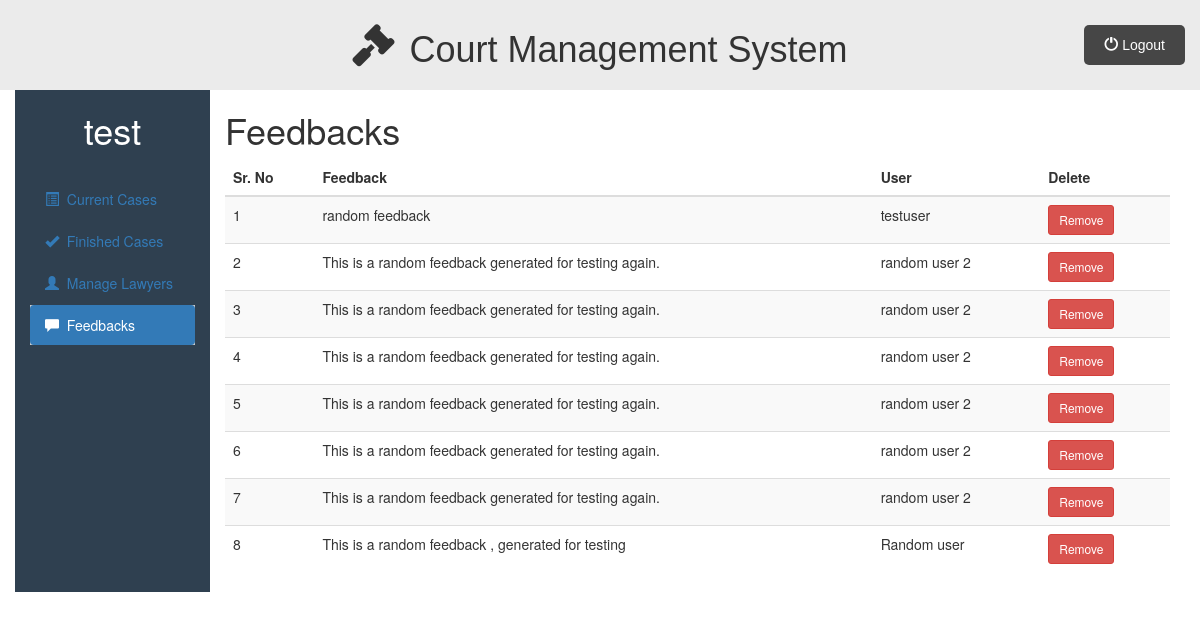
/admin_dashboard.php?q=feedbacks (signed in), run on an earlier commit of the app's database.
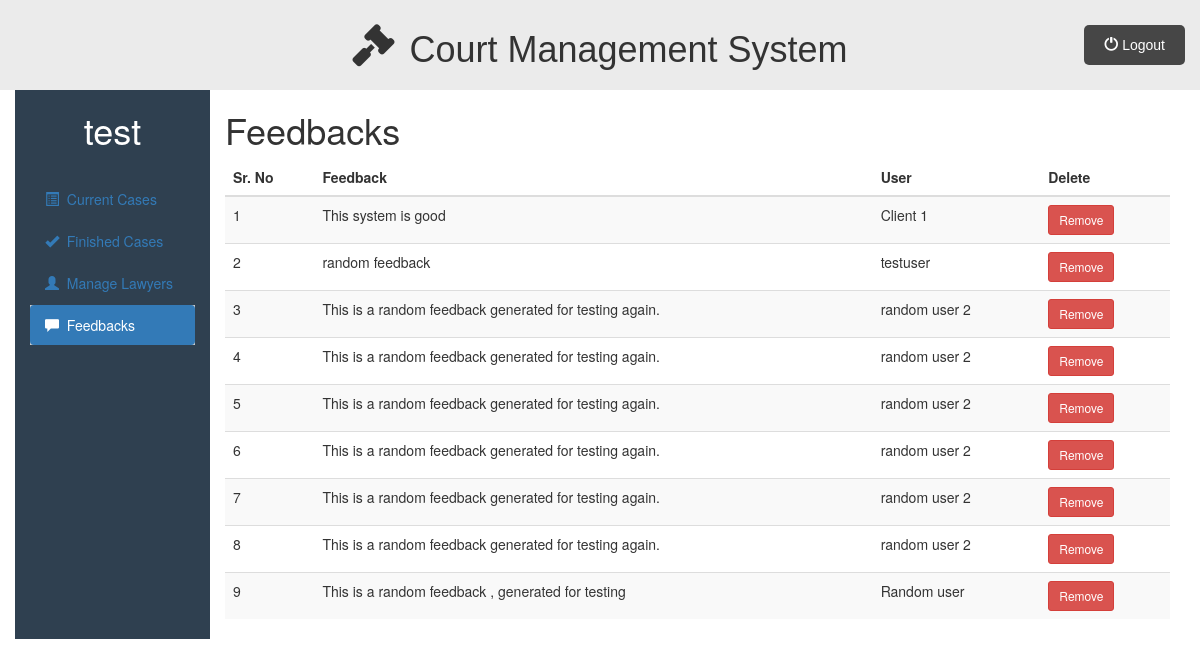
And on a later commit of the database.
### tables this page shows
CREATE TABLE `feedbacks` (
  `feedback_id` int(11) NOT NULL,
  `feedback_content` varchar(200) NOT NULL,
  `user_name` varchar(50) NOT NULL
);

### admin/feedbacks.php (the view, shortened to what this page needs)
<div class="container-fluid">
    <div class="row">
        <div class="col-sm-2">
            <h1><?php echo htmlspecialchars($_SESSION["admin_name"] ?? ""); ?></h1>
            <br>
            <ul id="side_menu" class="nav nav-pills nav-stacked">
                <li><a href="admin_dashboard.php"><span class="glyphicon glyphicon-list-alt"></span>&nbsp; Current
                        Cases</a></li>
                <li><a href="admin_dashboard.php?q=finishedcases"><span class="glyphicon glyphicon-ok"></span>&nbsp;
                        Finished Cases</a></li>
                <li><a href="admin_dashboard.php?q=managelawyers"><span class="glyphicon glyphicon-user"></span>&nbsp;
                        Manage Lawyers</a></li>
                <li class="active"><a href="admin_dashboard.php?q=feedbacks"><span
                            class="glyphicon glyphicon-comment"></span>&nbsp; Feedbacks</a></li>
            </ul>
        </div>
        <div class="col-sm-10">
            <h1>Feedbacks</h1>
            <div class="table-responsive">
                <table class="table table-striped table-hover">
                    <thead>
                        <tr>
                            <th>Sr. No</th>
                            <th>Feedback</th>
                            <th>User</th>
                            <th>Delete</th>
                        </tr>
                    </thead>
                    <tbody>
                        <?php
                        require_once("includes/db.php");
                        if ($con) {
                            $x = 1;
                            $stmt = $con->prepare("
                                SELECT feedback_id, feedback_content, user_name
                                FROM feedbacks
                                ORDER BY feedback_id DESC
                            ");
                            $stmt->execute();
                            $result = $stmt->get_result();
                            if ($result->num_rows > 0) {
                                while ($row = $result->fetch_assoc()) {
                                    $feedback_id = (int) $row['feedback_id'];
                                    $feedback = htmlspecialchars($row['feedback_content']);
                                    $name = htmlspecialchars($row['user_name']);
                                    echo "
                                    <tr>
                                        <td>{$x}</td>
                                        <td>{$feedback}</td>
                                        <td>{$name}</td>
                                        <td>
                                            <a class='btn btn-danger btn-sm'
                                               href='admin_dashboard.php?q=removefeedback&id={$feedback_id}'
                                               onclick='return confirm(\"Are you sure you want to delete this feedback?\")'>
                                                Remove
                                            </a>
                                        </td>
                                    </tr>";
                                    $x++;
                                }
                            } else {
                                echo "<tr><td colspan='4' class='text-center text-muted'>No feedbacks found</td></tr>";
                            }
                        } else {
                            echo "<tr><td colspan='4' class='text-center text-danger'>Database connection error</td></tr>";
                        }
                        ?>
                    </tbody>
                </table>
            </div>
        </div>
    </div>
</div>

What changed in the data, as far as the page shows it:
added feedbacks: feedback_content "This system is good", user_name "Client 1"
